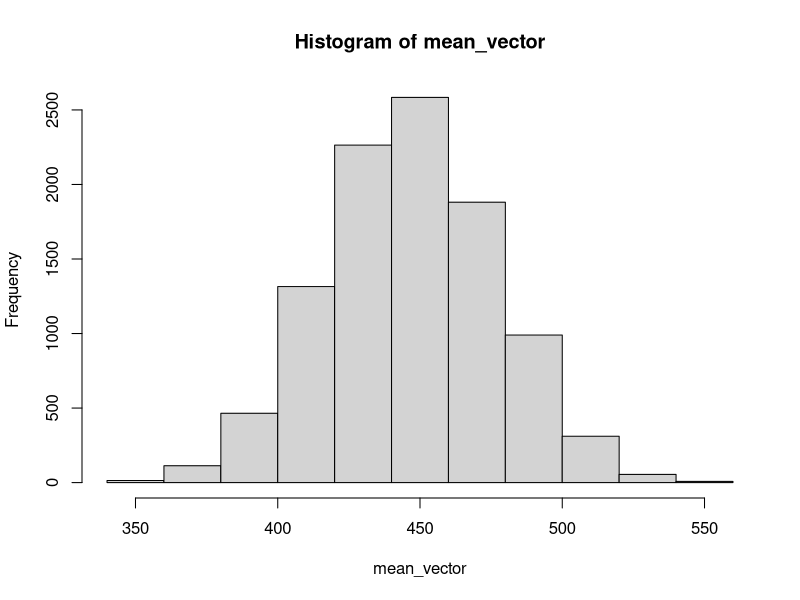

Recreate this plot in R. (Note: this script raises an error after producing the figure.)
# Computing Probability Using Simulations
# Feb 26 (last class)

################################################################

# Computing Probability using Simulations Lecture

# simulate multiple scenarios and produce an empirically derived p value
# does not require binomial distribution or probability rules

# PS1 Q14 (Submissions to Nature vs Genetics)
sims <- 10000
counter <- 0

for (i in 1:sims){
  # generate a list of 10 numbers each a random number between 0 and 1000
  nature_sample = sample(0:1000, 10, replace = T)
  # make a logical vector of all times the random number less than 5%
  nature_lessthen5 = nature_sample <= 50
  # sum of TRUEs = Number of papers
  nature_total = sum(nature_lessthen5)
  genetics_sample = sample(0:1000, 5, replace = T)
  genetics_lessthen40 = genetics_sample <= 400
  genetics_total = sum(genetics_lessthen40)
  # compare number of Nature papers to Genetics papers
  if (genetics_total > nature_total) {
    counter = counter +1}
}

print(counter/sims) # Probability (one run) = 0.78

# SIMULATIONS
# two methods: bootstrapping and permutation tests

# BOOTSTRAPPING 
  # Take a sample of a data set with replacement
  # Calculate some property of the sample (mean, variance, etc)
  # Repeat multiple times
  # Simulated summary statistics = collections of means etc


# Code simulating the CLT
# import a distribution to sample
sample_to_test <- sample(1:1000,100)

# number of iterations to sample
n <- 10000

# size of samples to take
q <- 100

# reset vector of means
mean_vector = NULL

# start loop of n times
for (i in 1:n){
  # take random sample out of test distribution
  sample = sample(sample_to_test, q, replace =T)
  # calculate mean of random sample
  mean_sample = mean(sample)
  # make a vector reporting the means of all the random samples
  mean_vector = append(mean_vector, mean_sample)
} # close loop

hist(mean_vector) # histogram of sample means
# Example of bootstrapping
  # Entire dataset is 1000 values, samples are 100 values, samples are replaced


# PERMUTATION TESTS
# random sample generated p values
# starting data is "control" & "experimental"
control_length = length(control)
experimental_length = length(experimental)

# combine vectors & measure length
combined = c(control, experimental)
comb_length = length(combined)

# calculate difference in means of control and test set
starting_meandiff = mean(experimental) - mean(control)
direction = sign(starting_meandiff)

# choose number of iterations
sim = 10000
collect_means = NULL
extreme_count = 0

for(i in 1:sim){
  test_sample = sample(combined, comb_length, replace = F) # make random sample of data
  sample_control = head(test_sample, control_length)  # separate control sample
  sample_experimental = tail(test_sample, experimental_length) # separate experimental sample
  sample_meandiff = mean(sample_experimental) - mean(sample_control)  # calculate difference in means of samples
  
  collect_means = c(collect_means, sample_meandiff) # keep track of all means generated
  
  # if magnitude and direction of new mean greater than starting mean, add one to extreme count
  if ((abs(sample_meandiff) >= abs(starting_meandiff) & (sign(sample_meandiff) == direction))){extreme_count = extreme_count +1}
  
}

print(paste("p value is ", extreme_count/sim))
print(paste ("t-test value is ", t.test(control, experimental)$p.value))
# Note: replace = FALSE


# MEDIAN PERMUTATION TESTING
# random sample generated p values of medians
# starting data is "control" & "experimental"
control_length = length(control)
experimental_length = length(experimental)

# combine vectors & measure length
combined = c(control, experimental)
comb_length = length(combined)

# calculate difference in medians of control and test set
starting_mediandiff = median(experimental) - median(control)
direction = sign(starting_mediandiff)

# choose number of iterations
sim = 10000
count = 0
for(i in 1:sim){
  test_sample = sample(combined, comb_length, replace = F) # make random sample of data
  sample_control = head(test_sample, control_length) # separate control sample
  sample_experimental = tail(test_sample, experimental_length) # separate experimental sample
  sample_mediandiff = median(sample_experimental) - median(sample_control) # calculate difference in medians
  # if magnitude and direction of new median greater than starting median, add one to extreme count
  if ((abs(sample_mediandiff) >= abs(starting_mediandiff) & (sign(sample_mediandiff) == direction))){count = count +1}
}
print(paste ("Calculated median p-value = ", count/sim), quote = F)

